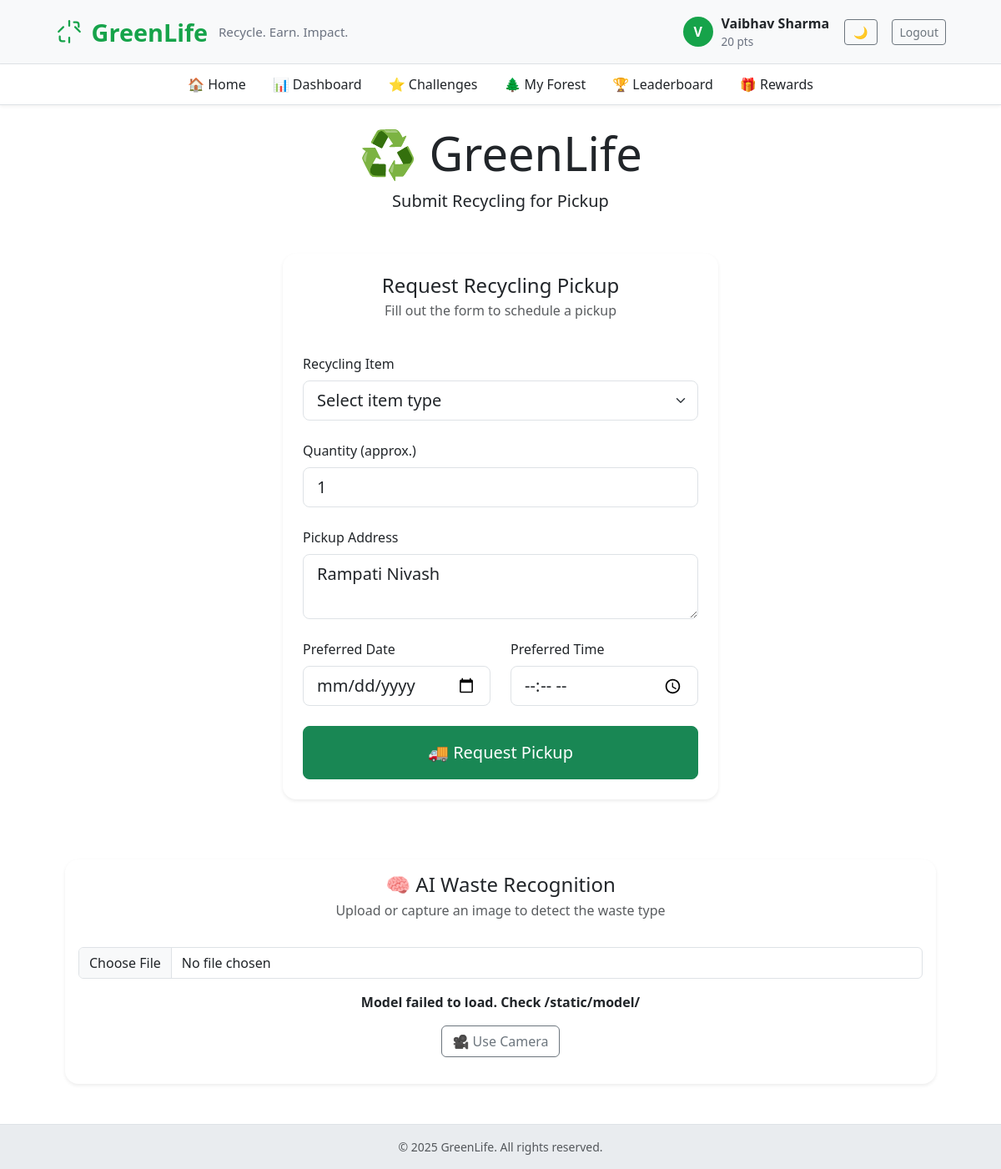
Screenshot of / (signed in) with the database file from the repository.
### app.py (models this page shows, shortened)
class User(UserMixin, db.Model):
    id = db.Column(db.Integer, primary_key=True)
    name = db.Column(db.String(120), unique=True, nullable=False)
    email = db.Column(db.String(150), unique=True, nullable=True)
    phone = db.Column(db.String(20), nullable=True)
    password_hash = db.Column(db.String(200), nullable=True)
    points = db.Column(db.Integer, default=0)
    address = db.Column(db.String(300), nullable=True)
    tree_level = db.Column(db.Integer, default=0)

### app.py (the view, shortened to what this page needs)
@app.route("/", methods=["GET", "POST"])
@login_required
def index():
    if not isinstance(current_user, User):
        return redirect(url_for('rider_dashboard'))
    return render_template("index.html")

### app.py (called while the page is built)
@app.context_processor
def inject_now():
    return {'now': datetime.utcnow}

@login_manager.user_loader
def load_user(user_id):
    u = db.session.get(User, int(user_id))
    if u:
        return u
    return db.session.get(Rider, int(user_id))

### templates/index.html (shortened to what this page needs)
{% extends "base.html" %}
{% block content %}
<div class="text-center mb-5">
  <h1 class="display-4 eco-title mb-2">♻️ GreenLife</h1>
  <p class="lead eco-subtitle">Submit Recycling for Pickup</p>
</div>
<div class="row justify-content-center">
  <div class="col-lg-6 col-md-8">
    <div class="card eco-card border-0 rounded-4 mb-4 shadow-sm">
      <div class="card-header text-center py-4 bg-transparent border-0">
        <h2 class="h4 eco-title mb-1">Request Recycling Pickup</h2>
        <p class="text-muted mb-0">Fill out the form to schedule a pickup</p>
      </div>
      <div class="card-body px-4 pb-4">
        <form id="recyclingForm" class="needs-validation" novalidate method="post" action="{{ url_for('index') }}">
          <div class="mb-4">
            <label for="item" class="form-label fw-medium eco-title">Recycling Item</label>
            <select class="form-select form-select-lg" id="item" name="item" required>
              <option value="">Select item type</option>
            </select>
          </div>
          <div class="mb-4">
            <label for="quantity" class="form-label fw-medium eco-title">Quantity (approx.)</label>
            <input type="number" class="form-control form-control-lg" id="quantity" name="quantity"
                   placeholder="Enter quantity" min="1" value="1" required>
          </div>
          <div class="mb-4">
            <label for="address" class="form-label fw-medium eco-title">Pickup Address</label>
            <textarea name="address" id="address" class="form-control form-control-lg" rows="2" placeholder="Enter your full pickup address" required>{{ current_user.address if current_user.address else '' }}</textarea>
          </div>
          <div class="row mb-4">
            <div class="col-md-6">
              <label for="date" class="form-label fw-medium eco-title">Preferred Date</label>
              <input type="date" name="date" id="date" class="form-control form-control-lg">
            </div>
            <div class="col-md-6">
              <label for="time" class="form-label fw-medium eco-title">Preferred Time</label>
              <input type="time" name="time" id="time" class="form-control form-control-lg">
            </div>
          </div>
          <button type="submit" class="btn btn-lg btn-success w-100 py-3">
            🚚 Request Pickup
          </button>
        </form>
      </div>
    </div>
    </div>
</div>
<div class="container text-center mt-5">
  <div class="card eco-card border-0 rounded-4 mb-4 shadow-sm">
    <div class="card-header bg-transparent border-0 py-3">
      <h2 class="h4 eco-title mb-1">🧠 AI Waste Recognition</h2>
      <p class="text-muted mb-0">Upload or capture an image to detect the waste type</p>
    </div>
    <div class="card-body">
      <input type="file" id="imageInput" accept="image/*" class="form-control mb-3">
      <div id="aiResult" class="fw-bold eco-title mb-3"></div>
      <div class="mt-3" id="cameraBlock">
        <div class="d-flex justify-content-center gap-2 mb-2">
          <button id="useCamera" class="btn btn-outline-secondary">🎥 Use Camera</button>
        </div>
      </div>
    </div>
  </div>
</div>
{% endblock %}

### templates/base.html (shortened to what this page needs)
<!doctype html>
<html lang="en">
<head>
  <link href="https://cdn.jsdelivr.net/npm/bootstrap@5.3.2/dist/css/bootstrap.min.css" rel="stylesheet">
</head>
<body>
  <header class="brand-bar">
    <div class="container-narrow d-flex justify-content-between align-items-center">
      <div class="d-flex align-items-center">
        <a href="{{ url_for('index') }}" class="brand-title text-decoration-none">
          <span>GreenLife</span>
          <small class="brand-sub d-none d-md-inline">Recycle. Earn. Impact.</small>
        </a>
      </div>
      <nav>
        {% if current_user.is_authenticated %}
        <div class="user-bubble">
          <div class="avatar">{{ current_user.name[0]|upper }}</div>
          <div class="d-none d-md-block">
            <div style="font-weight:700">{{ current_user.name }}</div>
            {% if current_user.points is defined %}
              <div style="font-size:.85rem; color:#6b7280">{{ current_user.points or 0 }} pts</div>
            {% else %}
              <div style="font-size:.85rem; color:#6b7280">Rider Account</div>
            {% endif %}
          </div>
          <button id="theme-toggle" class="btn btn-outline-secondary btn-sm ms-2" style="width: 40px;"></button>
          <a href="{{ url_for('logout') }}" class="btn btn-outline-secondary btn-sm ms-2">Logout</a>
        </div>
        {% else %}
        <div>
          <button id="theme-toggle" class="btn btn-outline-secondary btn-sm me-2" style="width: 40px;"></button>
          <a href="{{ url_for('login') }}" class="btn btn-primary btn-sm">Login</a>
          <a href="{{ url_for('signup') }}" class="btn btn-outline-success btn-sm ms-2">Sign up</a>
        </div>
        {% endif %}
      </nav>
    </div>
  </header>
  {% if current_user.is_authenticated and current_user.points is defined %}
  <nav class="sub-nav sticky-top">
    <div class="container-narrow d-flex justify-content-center">
      <ul class="nav">
        <li class="nav-item"><a class="nav-link" href="{{ url_for('index') }}">🏠 Home</a></li>
        <li class="nav-item"><a class="nav-link" href="{{ url_for('dashboard') }}">📊 Dashboard</a></li>
        <li class="nav-item"><a class="nav-link" href="{{ url_for('challenges') }}">⭐ Challenges</a></li>
        <li class="nav-item"><a class="nav-link" href="{{ url_for('forest') }}">🌲 My Forest</a></li>
        <li class="nav-item"><a class="nav-link" href="{{ url_for('leaderboard') }}">🏆 Leaderboard</a></li>
        <li class="nav-item"><a class="nav-link" href="{{ url_for('rewards') }}">🎁 Rewards</a></li>
      </ul>
    </div>
  </nav>
  {% endif %}
  <main class="py-4">
    <div class="container container-narrow">
      {% block content %}{% endblock %}
    </div>
  </main>
  <footer class="text-center py-3 small text-muted">
    © {{ now().year }} GreenLife. All rights reserved.
  </footer>
</body>
</html>

### templates/base.html (style rules this page uses)
:root { --eco-green: #16a34a; --eco-dark: #0f5132; --eco-light: #f0fdf4; }
body { background-color: var(--bs-body-bg); min-height: 100vh; font-family: 'Segoe UI', system-ui, sans-serif; }
.brand-bar { background-color: var(--bs-tertiary-bg); border-bottom: 1px solid var(--bs-border-color); padding: 16px 0; }
.brand-title { color: var(--eco-green); font-weight: 800; font-size: 1.8rem; display: inline-flex; align-items: center; gap: .6rem; }
.brand-sub { color: #6b7280; font-weight: 500; font-size: .95rem; margin-left: .2rem; }
.user-bubble { display: flex; align-items: center; gap: .6rem; }
.avatar { width: 36px; height: 36px; border-radius: 50%; background: var(--eco-green); color: white; display: inline-flex; align-items: center; justify-content: center; font-weight: 700; }
.container-narrow { max-width: 1100px; margin: 0 auto; padding: 0 1rem; }
footer { background-color: var(--bs-secondary-bg); border-top: 1px solid var(--bs-border-color); }
.sub-nav { background-color: var(--bs-body-bg); border-bottom: 1px solid var(--bs-border-color); box-shadow: 0 2px 4px rgba(0,0,0,0.05); }
.sub-nav .nav-link { color: var(--bs-body-color); font-weight: 500; padding: .75rem 1rem; }

### rows the page displays
User: name "V", name "Vaibhav Sharma", points "20", address "Rampati Nivash"
